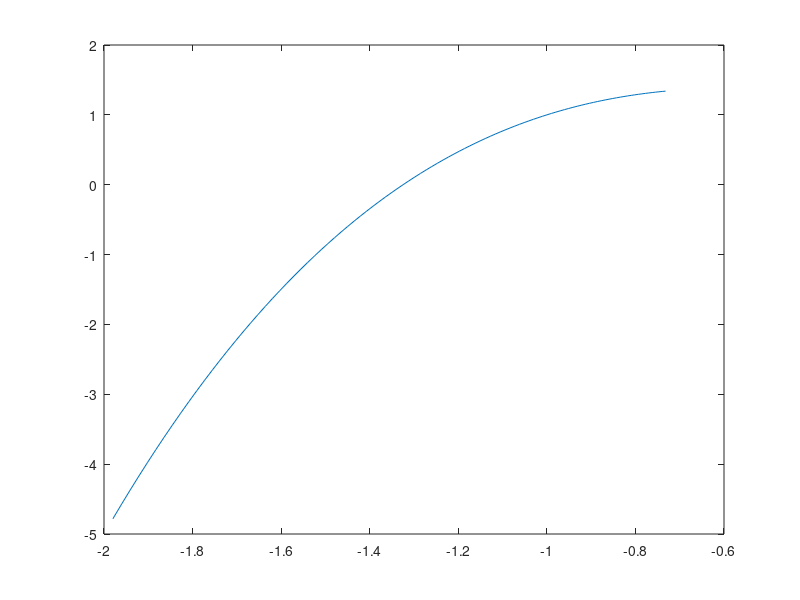

Reproduce this figure in MATLAB.
%%%%%%%%%%%%%%%%%%%%%%%%%%%%%%%%%%%%%%%%%%%%%%
%Lezione 1
%%%%%%%%%%%%%%%%%%%%%%%%%%%%%%%%%%%%%%%%%%%%%%

%Operazioni base

%togliendo il punto e virgola alla fine viene mostrato il risultato
%dell'operazione a runtime altrimenti viene solamente calcolato e salvato
%il valore della variabile

%nella scrittura degli script il compilatore segnala in giallo quando
%mancano dei punti e virgola alla fine dei comandi per non mostrare i
% valori intermedi ma ciò non impedisce l'esecuzione dello script
a = 1
b = 3
c = b-a
b = a*c
b = a + b + c
b
a = c
c = a


%Matrici e vettori
v = [1;2;3]
w = [4, 5, 6]
w = [4 5 6]
A = [2 3 4; 5 6 7]
A = [1 2; 3 4]
B = [5 6; 8 9]
A * B
C = [-1 0 1; 1 1 0]
A*C
%C*A


%Altri calcoli di algebra lineare
det(A) %determinante
eig(A) %autovalori 
A = zeros(3, 2) %matrice nulla
B = ones(5, 4) %matrice di tutti 1
C = rand(2,1) %matrice con numeri casuali
A = zeros(2, 3)
A(1, 2) = 4 %modifica di un determinato valore
A(2,3) = -2.3
A(4, 6) = 3.14
size(A, 1)
size(A, 2)


%matrice identica
D = eye(6)

%ciclo for
I = zeros(6, 6); %dichiaro ed inizializzo una matrice tutta a 0
%dichiaro la vairabile k e ciclo da 1 a 6 compresi per
%modificare tutti gli elementi diagonali della matrice in 1
for k = 1:6
    I(k, k) = 1;
end
I

%esercizio: diagonale di 1 traslata a dx di uno
Y = zeros(6, 6);
for k = 1:5
    Y(k, k+1) = 1;
end
Y

%Visualizzare grafici
%L’istruzione plot(x,y) prende due vettori della stessa lunghezza, e traccia
%sullo schermo la spezzata che si ottiene congiungendo i punti

%disegnare y(x)=x^2
n = 10;
x = [n]
for i = 1:n
    x(i) = i;
end
x

y = [n]
for i = 1:n
    y(i) = x(i)^2;
end
y

plot(x, y);


%disegnare y(x)=X^3 - x +1
n = 100;
base = -2;
x = [n];
for i = 1:n
    base = base+(-base/n)
    x(i) = base
end
x

y = [n];
for i = 1:n
    y(i) = x(i)^3 - x(i) +1
end
y

plot(x, y)